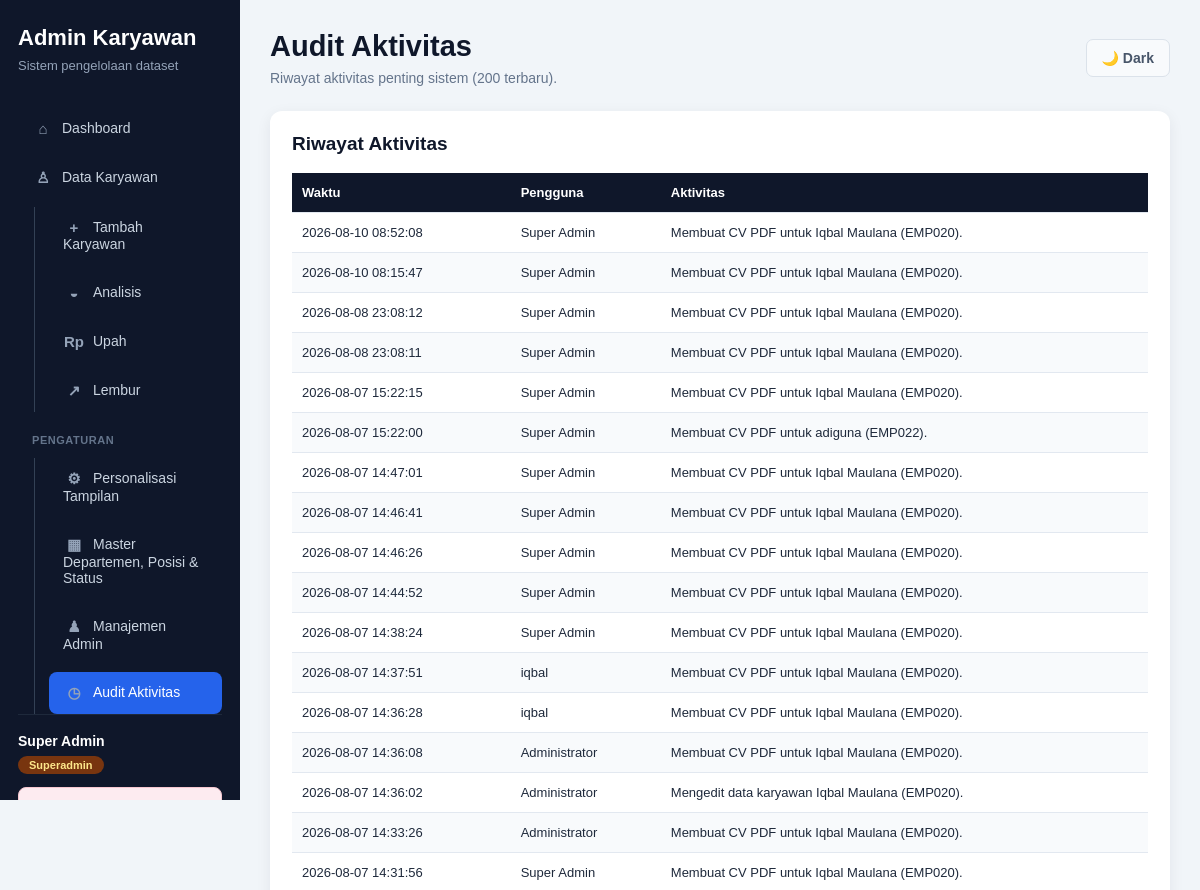
The app's page /Dashboard/audit-aktivitas.php (signed in, upper part), older data.
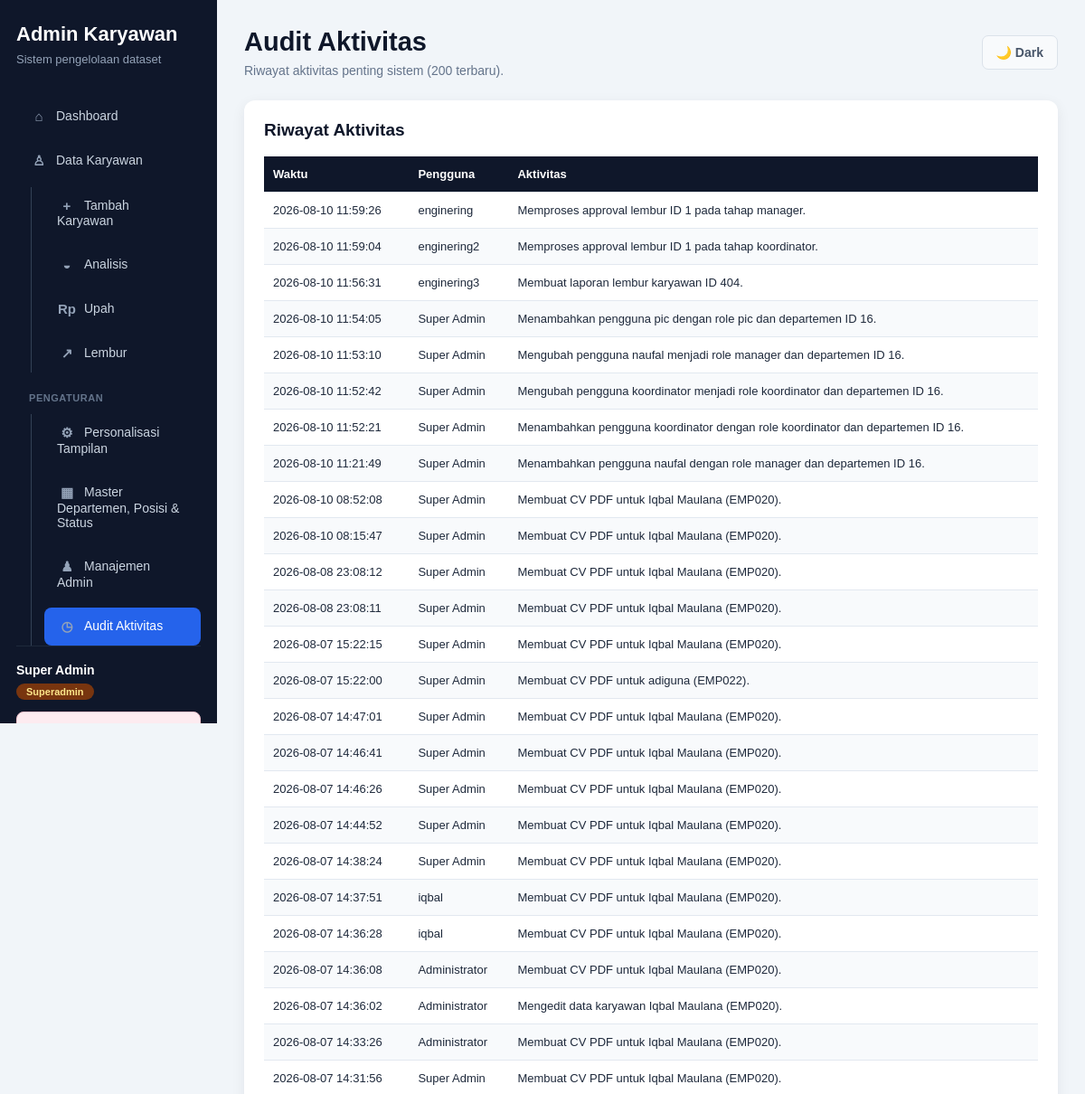
The same page, newer data.
### tables this page shows
CREATE TABLE `audit_aktivitas` (
  `id` bigint unsigned NOT NULL AUTO_INCREMENT,
  `user_id` int DEFAULT NULL,
  `aktivitas` varchar(255) NOT NULL,
  `dibuat_pada` timestamp NULL DEFAULT CURRENT_TIMESTAMP,
  PRIMARY KEY (`id`)
);

CREATE TABLE `users` (
  `id` int NOT NULL AUTO_INCREMENT,
  `username` varchar(50) NOT NULL,
  `password` varchar(255) NOT NULL,
  `nama` varchar(150) NOT NULL,
  `role` enum('superadmin','admin','pic','koordinator','manager','viewer') NOT NULL DEFAULT 'viewer',
  `department_id` int unsigned DEFAULT NULL,
  `is_active` tinyint(1) NOT NULL DEFAULT '1',
  `created_at` timestamp NOT NULL DEFAULT CURRENT_TIMESTAMP,
  PRIMARY KEY (`id`),
  UNIQUE KEY `username` (`username`),
  KEY `fk_users_department` (`department_id`),
  CONSTRAINT `fk_users_department` FOREIGN KEY (`department_id`) REFERENCES `master_departemen` (`id`) ON DELETE RESTRICT
);

### Dashboard/audit-aktivitas.php (the view, shortened to what this page needs)
<?php
require __DIR__ . "/koneksi.php";
$hasil = mysqli_query(
    $conn,
    "SELECT a.*, u.nama, u.username
     FROM audit_aktivitas a
     LEFT JOIN users u ON u.id = a.user_id
     ORDER BY a.id DESC
     LIMIT 200"
);
require __DIR__ . "/partials/atas.php";
?>
    <section class="data-card">
        <div class="data-card-header">
            <h2>Riwayat Aktivitas</h2>
        </div>
        <div class="table-wrapper">
            <table style="min-width:700px">
                <thead>
                    <tr>
                        <th>Waktu</th>
                        <th>Pengguna</th>
                        <th>Aktivitas</th>
                    </tr>
                </thead>
                <tbody>
                    <?php if ($hasil && mysqli_num_rows($hasil) > 0): ?>
                        <?php while ($baris = mysqli_fetch_assoc($hasil)): ?>
                            <tr>
                                <td><?= htmlspecialchars((string) $baris["dibuat_pada"]); ?></td>
                                <td><?= htmlspecialchars($baris["nama"] ?: ($baris["username"] ?: "-")); ?></td>
                                <td><?= htmlspecialchars($baris["aktivitas"]); ?></td>
                            </tr>
                        <?php endwhile; ?>
                    <?php else: ?>
                        <tr>
                            <td colspan="3" class="empty-data">Belum ada aktivitas tercatat.</td>
                        </tr>
                    <?php endif; ?>
                </tbody>
            </table>
        </div>
    </section>
<?php
require __DIR__ . "/partials/bawah.php";

Row changes from the older to the newer data that the page shows:
added audit_aktivitas: dibuat_pada "2026-08-10 11:59:26", user.nama "enginering", aktivitas "Memproses approval lembur ID 1 pada tahap manager."
added audit_aktivitas: dibuat_pada "2026-08-10 11:59:04", user.nama "enginering2", aktivitas "Memproses approval lembur ID 1 pada tahap koordinator."
added audit_aktivitas: dibuat_pada "2026-08-10 11:56:31", user.nama "enginering3", aktivitas "Membuat laporan lembur karyawan ID 404."
added audit_aktivitas: dibuat_pada "2026-08-10 11:54:05", user.nama "Super Admin", aktivitas "Menambahkan pengguna pic dengan role pic dan departemen ID 16."
added audit_aktivitas: dibuat_pada "2026-08-10 11:53:10", user.nama "Super Admin", aktivitas "Mengubah pengguna naufal menjadi role manager dan departemen ID 16."
added audit_aktivitas: dibuat_pada "2026-08-10 11:52:42", user.nama "Super Admin", aktivitas "Mengubah pengguna koordinator menjadi role koordinator dan departemen ID 16."
added audit_aktivitas: dibuat_pada "2026-08-10 11:52:21", user.nama "Super Admin", aktivitas "Menambahkan pengguna koordinator dengan role koordinator dan departemen ID 16."
added audit_aktivitas: dibuat_pada "2026-08-10 11:21:49", user.nama "Super Admin", aktivitas "Menambahkan pengguna naufal dengan role manager dan departemen ID 16."
